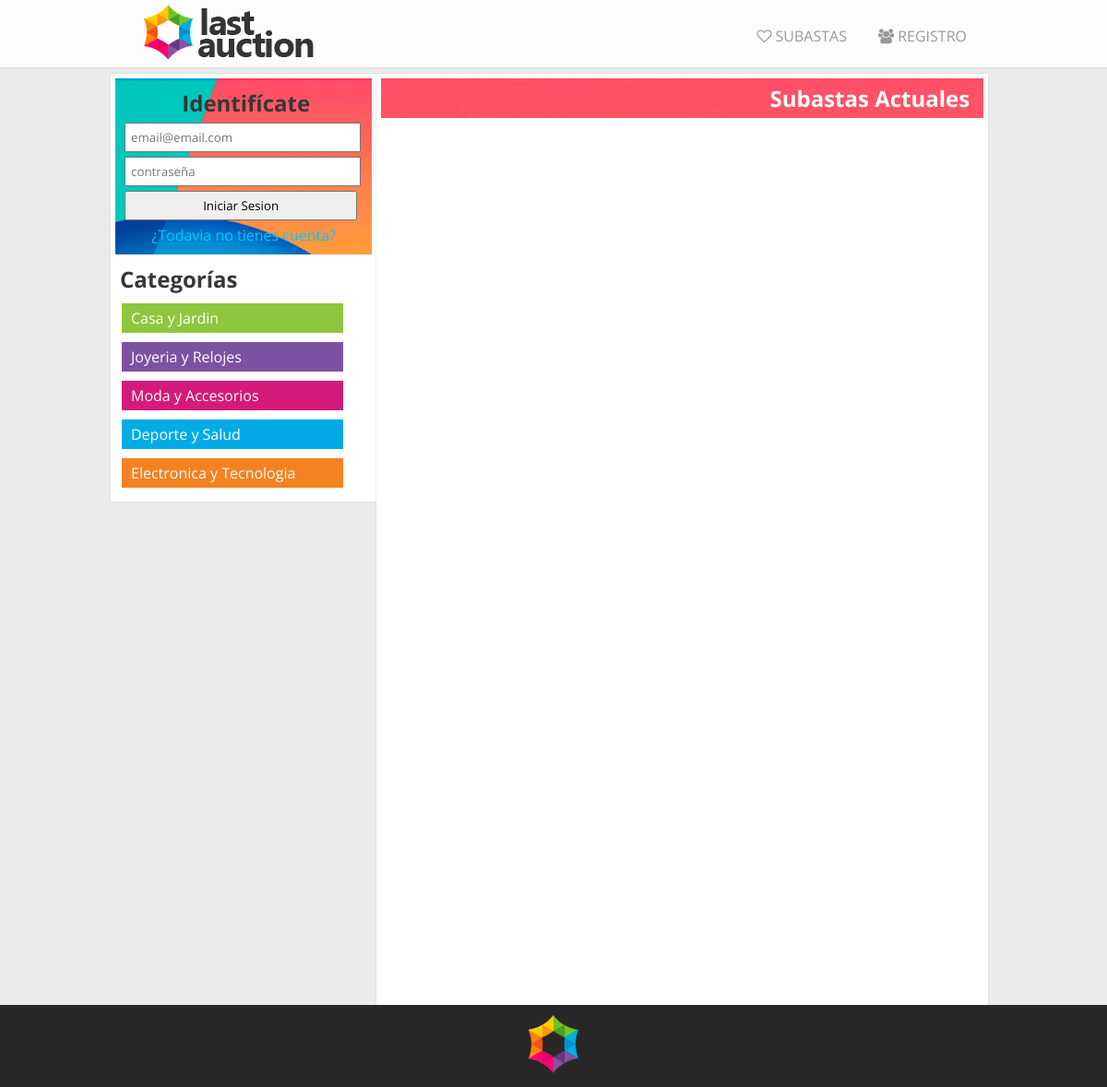
The app's page /subastas.php, older data.
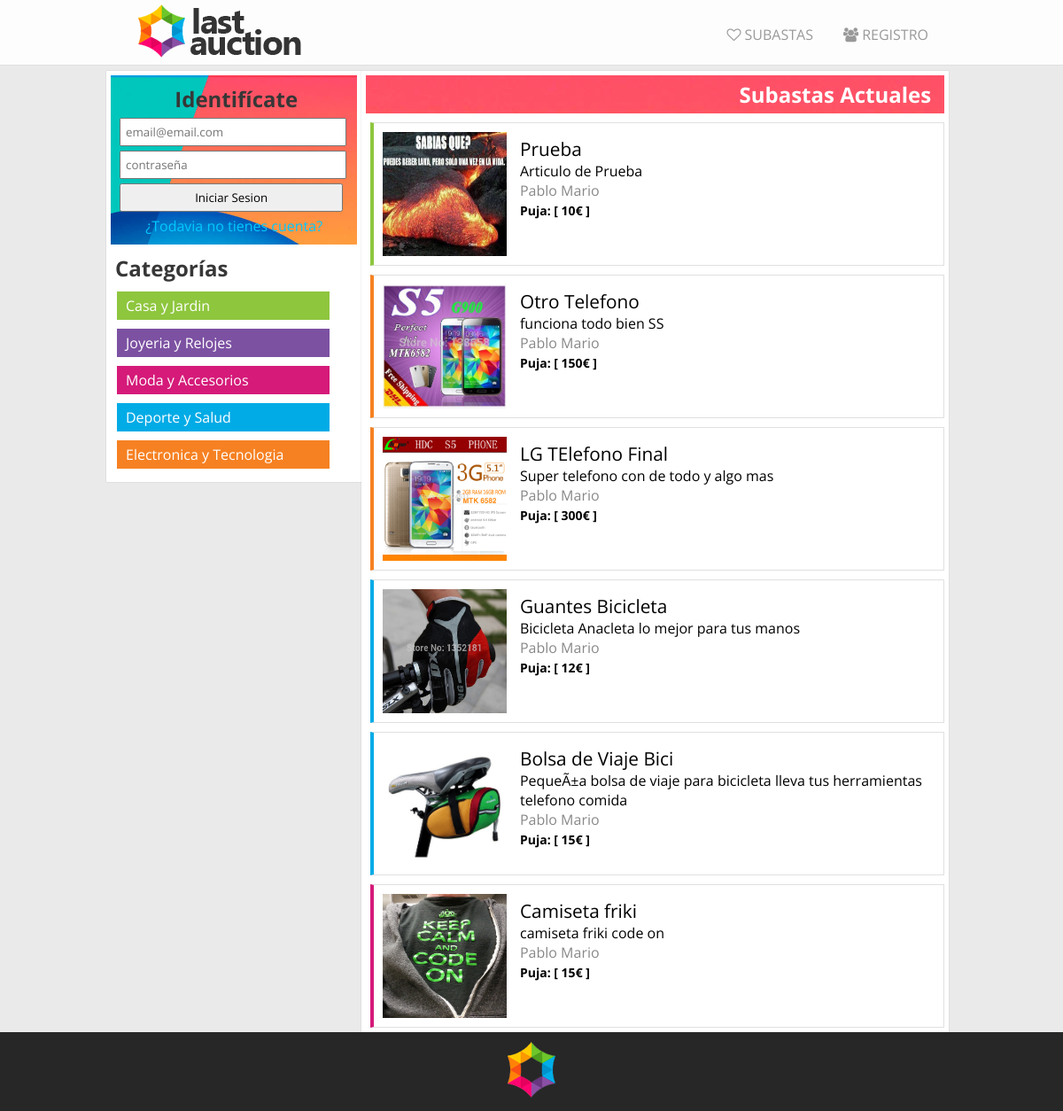
The same page, newer data.
### tables this page shows
CREATE TABLE IF NOT EXISTS `imagenes` (
  `id` int(10) unsigned NOT NULL AUTO_INCREMENT,
  `producto` int(10) unsigned NOT NULL,
  `imagen` varchar(100) NOT NULL,
  PRIMARY KEY (`id`)
);

CREATE TABLE IF NOT EXISTS `productos` (
  `id` int(10) unsigned NOT NULL AUTO_INCREMENT,
  `titulo` varchar(45) NOT NULL,
  `descripcion` varchar(300) NOT NULL,
  `preciominimo` int(10) unsigned NOT NULL,
  `categoria` int(1) unsigned NOT NULL,
  `fechainicial` int(10) unsigned NOT NULL,
  `fechafin` int(10) unsigned NOT NULL,
  `estado` int(1) unsigned NOT NULL,
  `usuario` int(10) unsigned NOT NULL,
  PRIMARY KEY (`id`)
);

CREATE TABLE IF NOT EXISTS `usuarios` (
  `id` int(10) unsigned NOT NULL AUTO_INCREMENT,
  `email` varchar(60) NOT NULL,
  `nombre` varchar(45) NOT NULL,
  `direccion` varchar(100) NOT NULL,
  `contrasena` varchar(100) NOT NULL,
  PRIMARY KEY (`id`)
);

### php/funciones.php (the view, shortened to what this page needs)
<?php
	function menuNoLogeado(){
		echo '<a href="'.URL_LOCAL.'index.php"><img id="logotipo" src="img/logomini.png" alt="last auction"></a>';
		echo '<ul>';
			echo '<a href="'.URL_LOCAL.'subastas.php"><li><i class="fa fa-heart-o"></i> Subastas</li></a>';
			echo '<a href="'.URL_LOCAL.'registro.php"><li><i class="fa fa-users "></i> registro</li></a>';
		echo '</ul>';
	}
	function listarSubastas(){
		$conexion=conexion();
  		$now=strtotime(date("Y-m-d h:i"));
		$sql = 'select * from productos where estado > 0 and fechafin >'.$now.';';
		if($resultado = $conexion->query($sql)){
			while ($row = $resultado->fetch_array(MYSQLI_ASSOC)) {
				switch ($row['categoria']) {
					case 1:
						echo '<article class="casa">';
						break;
					case 3:
						echo '<article class="moda">';
						break;
					case 4:
						echo '<article class="deporte">';
						break;
					case 5:
						echo '<article class="electronica">';
						break;
				}
				$queryImagen = "select * from imagenes where producto = ".$row['id']." ";
				if($resultadoImagen = $conexion->query($queryImagen)){
					while($rowImagen = $resultadoImagen->fetch_array(MYSQLI_ASSOC)){
						$urlImagen = substr($rowImagen['imagen'], 1);
						echo '<a href="solo.php?p='.$row['id'].'"><img src='.$urlImagen.' /></a>';
					}
				}
				echo '<div class="datosProducto">';
				echo '<a href="solo.php?p='.$row['id'].'">'.$row['titulo'].'</a>';
				echo '<p>'.$row['descripcion'].'</p>';
				$queryUsuario = 'select nombre from usuarios where id='.$row['usuario'].';';
				if($resultadoUsuario =  $conexion->query($queryUsuario)){
					if($rowUsuario = $resultadoUsuario->fetch_array()){
						echo '<p class="vendedor">'.$rowUsuario[0].'</p>';
					}
				}
				$sqlPrecio = 'select MAX(puja) from pujas where producto ='.$row['id'].';';
				if($resultadoPrecio = $conexion->query($sqlPrecio)){
					if($rowPrecio = $resultadoPrecio->fetch_array()){
						if($rowPrecio[0]!=null){
							echo '<p><span>Puja: [ '.$rowPrecio[0].'€ ]</span></p>';
						}else{
							echo '<p><span>Puja: [ '.$row['preciominimo'].'€ ]</span></p>';
						}
					}
				}
				echo '</div>';
				echo '</article>';
			}
		}
	}
?>

Row changes from the older to the newer data that the page shows:
now on this page (row edited): productos: titulo "Prueba", descripcion "Articulo de Prueba", usuarios.nombre "Pablo Mario", preciominimo "10"
now on this page (row unchanged): imagenes: imagen (picture), shown under "Prueba"
now on this page (row edited): productos: titulo "Otro Telefono", descripcion "funciona todo bien SS", usuarios.nombre "Pablo Mario", preciominimo "150"
now on this page (row unchanged): imagenes: imagen (picture), shown under "Otro Telefono"
now on this page (row edited): productos: titulo "LG TElefono Final", descripcion "Super telefono con de todo y algo mas", usuarios.nombre "Pablo Mario", preciominimo "300"
now on this page (row unchanged): imagenes: imagen (picture), shown under "LG TElefono Final"
now on this page (row edited): productos: titulo "Guantes Bicicleta", descripcion "Bicicleta Anacleta lo mejor para tus manos", usuarios.nombre "Pablo Mario", preciominimo "12"
now on this page (row unchanged): imagenes: imagen (picture), shown under "Guantes Bicicleta"
now on this page (row edited): productos: titulo "Bolsa de Viaje Bici", descripcion "PequeÃ±a bolsa de viaje para bicicleta lleva tus herramientas telefono comida", usuarios.nombre "Pablo Mario", preciominimo "15"
now on this page (row unchanged): imagenes: imagen (picture), shown under "Bolsa de Viaje Bici"
now on this page (row edited): productos: titulo "Camiseta friki", descripcion "camiseta friki code on", usuarios.nombre "Pablo Mario", rowPrecio "15"
now on this page (row unchanged): imagenes: imagen (picture), shown under "Camiseta friki"
